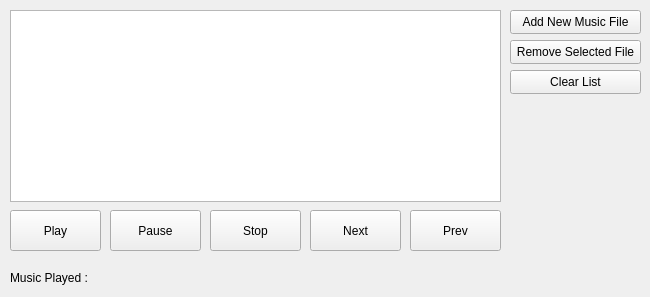
<?xml version="1.0" encoding="UTF-8"?>
<ui version="4.0">
 <class>Form</class>
 <widget class="QWidget" name="Form">
  <property name="geometry">
   <rect>
    <x>0</x>
    <y>0</y>
    <width>650</width>
    <height>297</height>
   </rect>
  </property>
  <property name="windowTitle">
   <string>Mp3 Player</string>
  </property>
  <widget class="QListWidget" name="listWidget">
   <property name="geometry">
    <rect>
     <x>10</x>
     <y>10</y>
     <width>491</width>
     <height>192</height>
    </rect>
   </property>
  </widget>
  <widget class="QPushButton" name="btnAddFile">
   <property name="geometry">
    <rect>
     <x>510</x>
     <y>10</y>
     <width>131</width>
     <height>24</height>
    </rect>
   </property>
   <property name="text">
    <string>Add New Music File</string>
   </property>
  </widget>
  <widget class="QPushButton" name="btnRemove">
   <property name="geometry">
    <rect>
     <x>510</x>
     <y>40</y>
     <width>131</width>
     <height>24</height>
    </rect>
   </property>
   <property name="text">
    <string>Remove Selected File</string>
   </property>
  </widget>
  <widget class="QPushButton" name="btnClearList">
   <property name="geometry">
    <rect>
     <x>510</x>
     <y>70</y>
     <width>131</width>
     <height>24</height>
    </rect>
   </property>
   <property name="text">
    <string>Clear List</string>
   </property>
  </widget>
  <widget class="QPushButton" name="btnPlay">
   <property name="geometry">
    <rect>
     <x>10</x>
     <y>210</y>
     <width>91</width>
     <height>41</height>
    </rect>
   </property>
   <property name="text">
    <string>Play</string>
   </property>
  </widget>
  <widget class="QPushButton" name="btnPause">
   <property name="geometry">
    <rect>
     <x>110</x>
     <y>210</y>
     <width>91</width>
     <height>41</height>
    </rect>
   </property>
   <property name="text">
    <string>Pause</string>
   </property>
  </widget>
  <widget class="QPushButton" name="btnStop">
   <property name="geometry">
    <rect>
     <x>210</x>
     <y>210</y>
     <width>91</width>
     <height>41</height>
    </rect>
   </property>
   <property name="text">
    <string>Stop</string>
   </property>
  </widget>
  <widget class="QPushButton" name="btnNext">
   <property name="geometry">
    <rect>
     <x>310</x>
     <y>210</y>
     <width>91</width>
     <height>41</height>
    </rect>
   </property>
   <property name="text">
    <string>Next</string>
   </property>
  </widget>
  <widget class="QPushButton" name="btnPrev">
   <property name="geometry">
    <rect>
     <x>410</x>
     <y>210</y>
     <width>91</width>
     <height>41</height>
    </rect>
   </property>
   <property name="text">
    <string>Prev</string>
   </property>
  </widget>
  <widget class="QLabel" name="labelPlayed">
   <property name="geometry">
    <rect>
     <x>10</x>
     <y>270</y>
     <width>331</width>
     <height>16</height>
    </rect>
   </property>
   <property name="text">
    <string>Music Played : </string>
   </property>
  </widget>
 </widget>
 <resources/>
 <connections/>
</ui>
